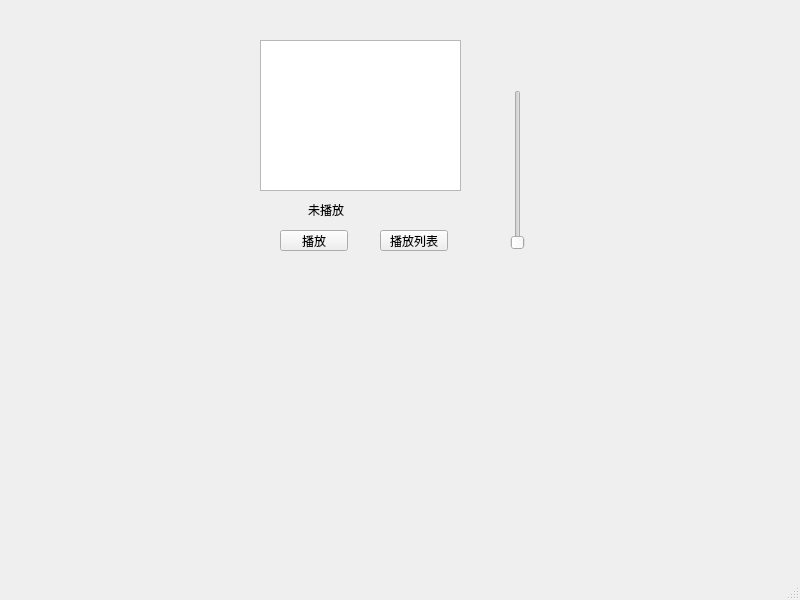
<?xml version="1.0" encoding="UTF-8"?>
<ui version="4.0">
 <class>MainWindow</class>
 <widget class="QMainWindow" name="MainWindow">
  <property name="geometry">
   <rect>
    <x>0</x>
    <y>0</y>
    <width>800</width>
    <height>600</height>
   </rect>
  </property>
  <property name="windowTitle">
   <string>MainWindow</string>
  </property>
  <widget class="QWidget" name="centralwidget">
   <widget class="QPushButton" name="playPauseButton">
    <property name="geometry">
     <rect>
      <x>280</x>
      <y>230</y>
      <width>68</width>
      <height>21</height>
     </rect>
    </property>
    <property name="text">
     <string>播放</string>
    </property>
   </widget>
   <widget class="QListWidget" name="listWidget">
    <property name="geometry">
     <rect>
      <x>260</x>
      <y>40</y>
      <width>201</width>
      <height>151</height>
     </rect>
    </property>
   </widget>
   <widget class="QLabel" name="musicNameLabel">
    <property name="geometry">
     <rect>
      <x>308</x>
      <y>200</y>
      <width>91</width>
      <height>20</height>
     </rect>
    </property>
    <property name="text">
     <string>未播放</string>
    </property>
   </widget>
   <widget class="QPushButton" name="pushButton">
    <property name="geometry">
     <rect>
      <x>380</x>
      <y>230</y>
      <width>68</width>
      <height>21</height>
     </rect>
    </property>
    <property name="text">
     <string>播放列表</string>
    </property>
   </widget>
   <widget class="QSlider" name="volumeSlider">
    <property name="geometry">
     <rect>
      <x>510</x>
      <y>90</y>
      <width>16</width>
      <height>160</height>
     </rect>
    </property>
    <property name="orientation">
     <enum>Qt::Orientation::Vertical</enum>
    </property>
   </widget>
  </widget>
  <widget class="QMenuBar" name="menubar">
   <property name="geometry">
    <rect>
     <x>0</x>
     <y>0</y>
     <width>800</width>
     <height>20</height>
    </rect>
   </property>
  </widget>
  <widget class="QStatusBar" name="statusbar"/>
 </widget>
 <resources/>
 <connections/>
</ui>
